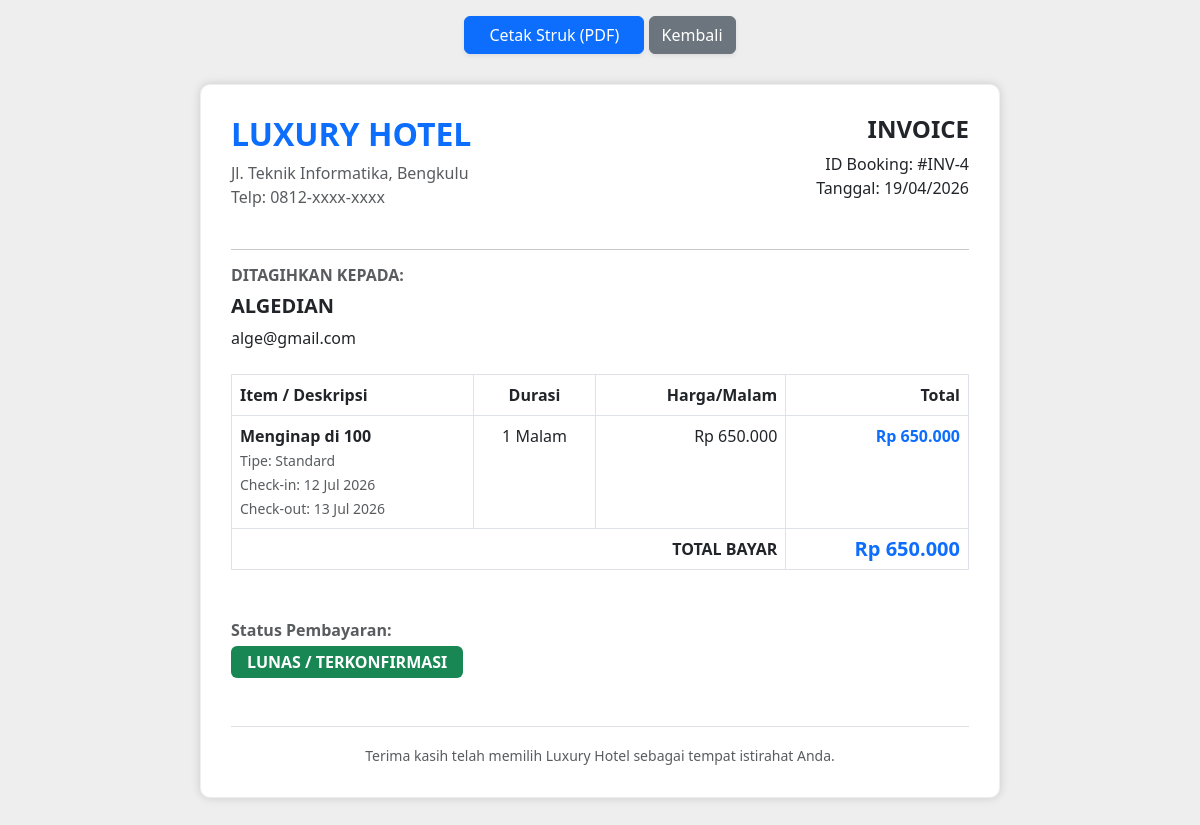
The page /invoice.php?id=4 (signed in) on the database its author committed.
### tables this page shows
CREATE TABLE `bookings` (
  `id` int NOT NULL,
  `user_id` int DEFAULT NULL,
  `room_id` int DEFAULT NULL,
  `tanggal_checkin` date DEFAULT NULL,
  `tanggal_checkout` date DEFAULT NULL,
  `status` varchar(50) DEFAULT 'Pending',
  `total_harga` int NOT NULL
);

CREATE TABLE `users` (
  `id` int NOT NULL,
  `name` varchar(100) NOT NULL,
  `email` varchar(100) NOT NULL,
  `password` varchar(255) NOT NULL,
  `role` enum('admin','customer') DEFAULT 'customer'
);

CREATE TABLE `rooms` (
  `id` int NOT NULL,
  `nama_kamar` varchar(100) NOT NULL,
  `tipe` varchar(50) NOT NULL,
  `harga` int NOT NULL,
  `status` varchar(50) DEFAULT 'tersedia',
  `deskripsi` text,
  `gambar` varchar(255) DEFAULT NULL
);

### invoice.php (the view, shortened to what this page needs)
<?php
require_once '../config/db.php';
$booking_id = $_GET['id'];
$user_id = $_SESSION['user_id'];
$query = mysqli_query($conn, "SELECT bookings.*, users.name, users.email, rooms.nama_kamar, rooms.tipe, rooms.harga
                              FROM bookings
                              JOIN users ON bookings.user_id = users.id
                              JOIN rooms ON bookings.room_id = rooms.id
                              WHERE bookings.id = '$booking_id' AND bookings.user_id = '$user_id'");
$data = mysqli_fetch_assoc($query);
?>
<!DOCTYPE html>
<html lang="en">
<head>
    <link href="https://cdn.jsdelivr.net/npm/bootstrap@5.3.0/dist/css/bootstrap.min.css" rel="stylesheet">
</head>
<body>
<div class="container no-print mt-3 text-center">
    <button onclick="window.print()" class="btn btn-primary shadow-sm px-4">
        <i class="bi bi-printer"></i> Cetak Struk (PDF)
    </button>
    <a href="riwayat.php" class="btn btn-secondary shadow-sm">Kembali</a>
</div>
<div class="invoice-box">
    <div class="row mb-4">
        <div class="col-6">
            <h2 class="fw-bold text-primary">LUXURY HOTEL</h2>
            <p class="text-muted mb-0">Jl. Teknik Informatika, Bengkulu</p>
            <p class="text-muted">Telp: 0812-xxxx-xxxx</p>
        </div>
        <div class="col-6 text-end">
            <h4 class="fw-bold">INVOICE</h4>
            <p class="mb-0">ID Booking: #INV-<?= $data['id']; ?></p>
            <p>Tanggal: <?= date('d/m/Y'); ?></p>
        </div>
    </div>
    <hr>
    <div class="row mb-4">
        <div class="col-6">
            <h6 class="text-muted fw-bold">DITAGIHKAN KEPADA:</h6>
            <h5 class="fw-bold"><?= strtoupper($data['name']); ?></h5>
            <p class="mb-0"><?= $data['email']; ?></p>
        </div>
    </div>
    <table class="table table-bordered">
        <thead class="bg-light">
            <tr>
                <th>Item / Deskripsi</th>
                <th class="text-center">Durasi</th>
                <th class="text-end">Harga/Malam</th>
                <th class="text-end">Total</th>
            </tr>
        </thead>
        <tbody>
            <tr>
                <td>
                    <strong>Menginap di <?= $data['nama_kamar']; ?></strong><br>
                    <small class="text-muted">Tipe: <?= $data['tipe']; ?></small><br>
                    <small class="text-muted">Check-in: <?= date('d M Y', strtotime($data['tanggal_checkin'])); ?></small><br>
                    <small class="text-muted">Check-out: <?= date('d M Y', strtotime($data['tanggal_checkout'])); ?></small>
                </td>
                <td class="text-center">
                    <?php
                        $tgl1 = new DateTime($data['tanggal_checkin']);
                        $tgl2 = new DateTime($data['tanggal_checkout']);
                        $durasi = $tgl1->diff($tgl2)->days;
                        echo $durasi . " Malam";
                    ?>
                </td>
                <td class="text-end">Rp <?= number_format($data['harga'], 0, ',', '.'); ?></td>
                <td class="text-end fw-bold text-primary">Rp <?= number_format($data['total_harga'], 0, ',', '.'); ?></td>
            </tr>
        </tbody>
        <tfoot>
            <tr>
                <td colspan="3" class="text-end fw-bold">TOTAL BAYAR</td>
                <td class="text-end fw-bold h5 text-primary">Rp <?= number_format($data['total_harga'], 0, ',', '.'); ?></td>
            </tr>
        </tfoot>
    </table>
    <div class="mt-5">
        <p class="mb-1 text-muted fw-bold">Status Pembayaran:</p>
        <?php if($data['status'] == 'success'): ?>
            <span class="badge bg-success p-2 px-3 fs-6">LUNAS / TERKONFIRMASI</span>
        <?php else: ?>
            <span class="badge bg-warning text-dark p-2 px-3 fs-6">MENUNGGU KONFIRMASI</span>
        <?php endif; ?>
    </div>
    <div class="mt-5 text-center text-muted border-top pt-3">
        <small>Terima kasih telah memilih Luxury Hotel sebagai tempat istirahat Anda.</small>
    </div>
</div>
</body>
</html>

### invoice.php (style rules this page uses)
body { background: #eee; }
.invoice-box { max-width: 800px; margin: 30px auto; padding: 30px; border: 1px solid #eee; background: #fff; box-shadow: 0 0 10px rgba(0, 0, 0, 0.15); border-radius: 10px; }

### rows shown on the page
bookings: id "4", user.name "ALGEDIAN", user.email "alge@gmail.com", room.nama_kamar "100", room.tipe "Standard", tanggal_checkin "12 Jul 2026", tanggal_checkout "13 Jul 2026", durasi "1", room.harga "650.000", total_harga "650.000"
